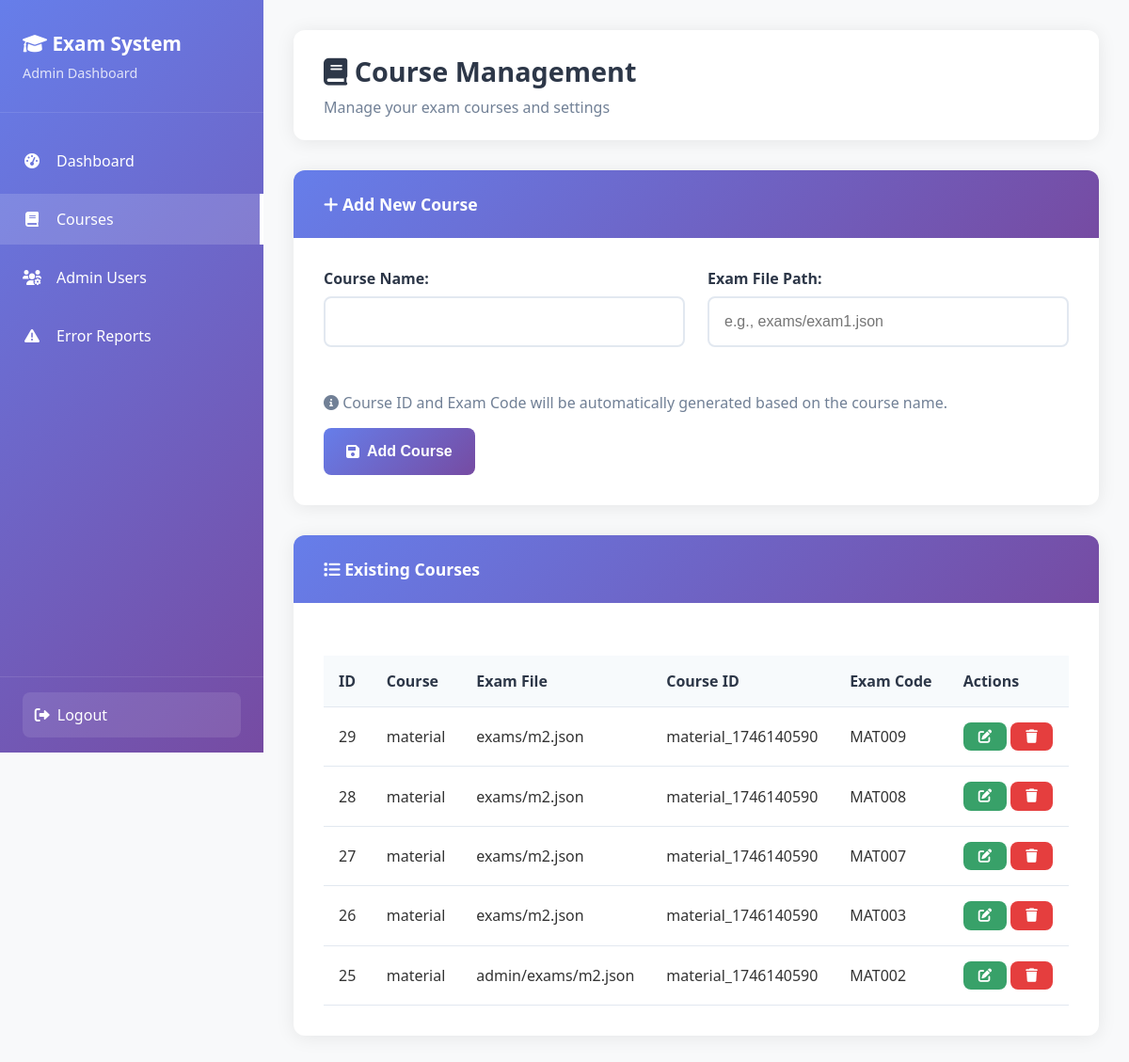
/admin/index.php?page=courses (signed in), run on the app's committed database.
### tables this page shows
CREATE TABLE `course` (
  `id` int(11) NOT NULL,
  `course` varchar(255) NOT NULL,
  `exam` varchar(255) NOT NULL,
  `course_id` varchar(255) NOT NULL,
  `exam_code` varchar(10) NOT NULL
);

### admin/index.php (the view, shortened to what this page needs)
<?php
$host = '127.0.0.1';
$dbname = 'exam';
$username = 'root';
$password = '';
try {
    $pdo = new PDO("mysql:host=$host;dbname=$dbname", $username, $password);
    $pdo->setAttribute(PDO::ATTR_ERRMODE, PDO::ERRMODE_EXCEPTION);
} catch(PDOException $e) {
    die("Connection failed: " . $e->getMessage());
}
$current_page = $_GET['page'] ?? 'dashboard';
$courses = [];
$edit_course = null;
if ($current_page === 'courses' || $current_page === 'dashboard') {
    $courses = $pdo->query("SELECT * FROM course ORDER BY id DESC")->fetchAll();
}
$total_courses = $pdo->query("SELECT COUNT(*) FROM course")->fetchColumn();
$total_admins = $pdo->query("SELECT COUNT(*) FROM admin_users")->fetchColumn();
$total_errors = $pdo->query("SELECT COUNT(*) FROM error_report")->fetchColumn();
?>
<!DOCTYPE html>
<html lang="en">
<head>
    <link href="https://cdnjs.cloudflare.com/ajax/libs/font-awesome/6.0.0/css/all.min.css" rel="stylesheet">
</head>
<body>
    <div class="admin-layout">
        <div class="sidebar" id="sidebar">
            <div class="sidebar-header">
                <h2><i class="fas fa-graduation-cap"></i> Exam System</h2>
                <p>Admin Dashboard</p>
            </div>
            <nav class="sidebar-nav">
                <div class="nav-item">
                    <a href="?page=dashboard" class="nav-link <?php echo $current_page === 'dashboard' ? 'active' : ''; ?>">
                        <i class="fas fa-tachometer-alt"></i>
                        Dashboard
                    </a>
                </div>
                <div class="nav-item">
                    <a href="?page=courses" class="nav-link <?php echo $current_page === 'courses' ? 'active' : ''; ?>">
                        <i class="fas fa-book"></i>
                        Courses
                    </a>
                </div>
                <div class="nav-item">
                    <a href="?page=admins" class="nav-link <?php echo $current_page === 'admins' ? 'active' : ''; ?>">
                        <i class="fas fa-users-cog"></i>
                        Admin Users
                    </a>
                </div>
                <div class="nav-item">
                    <a href="?page=reports" class="nav-link <?php echo $current_page === 'reports' ? 'active' : ''; ?>">
                        <i class="fas fa-exclamation-triangle"></i>
                        Error Reports
                    </a>
                </div>
            </nav>
            <div class="sidebar-footer">
                <a href="logout.php" class="logout-btn">
                    <i class="fas fa-sign-out-alt"></i>
                    Logout
                </a>
            </div>
        </div>
        <div class="main-content">
            <?php if ($current_page === 'dashboard'): ?>
                <div class="page-header">
                    <h1><i class="fas fa-tachometer-alt"></i> Dashboard Overview</h1>
                    <p>Welcome to the Exam System Admin Dashboard</p>
                </div>
                <div class="stats-grid">
                    <div class="stat-card">
                        <i class="fas fa-book"></i>
                        <h3><?php echo $total_courses; ?></h3>
                        <p>Total Courses</p>
                    </div>
                    <div class="stat-card">
                        <i class="fas fa-users-cog"></i>
                        <h3><?php echo $total_admins; ?></h3>
                        <p>Admin Users</p>
                    </div>
                    <div class="stat-card">
                        <i class="fas fa-exclamation-triangle"></i>
                        <h3><?php echo $total_errors; ?></h3>
                        <p>Error Reports</p>
                    </div>
                </div>
                <div class="content-section">
                    <div class="section-header">
                        <i class="fas fa-clock"></i> Recent Activity
                    </div>
                    <div class="section-content">
                        <div class="table-container">
                            <table class="table">
                                <thead>
                                    <tr>
                                        <th>Recent Courses</th>
                                        <th>Exam Code</th>
                                        <th>Course ID</th>
                                    </tr>
                                </thead>
                                <tbody>
                                    <?php foreach (array_slice($courses, 0, 5) as $course): ?>
                                    <tr>
                                        <td><?php echo htmlspecialchars($course['course']); ?></td>
                                        <td><span class="badge"><?php echo htmlspecialchars($course['exam_code']); ?></span></td>
                                        <td><?php echo htmlspecialchars($course['course_id']); ?></td>
                                    </tr>
                                    <?php endforeach; ?>
                                </tbody>
                            </table>
                        </div>
                    </div>
                </div>
            <?php elseif ($current_page === 'courses'): ?>
                <div class="page-header">
                    <h1><i class="fas fa-book"></i> Course Management</h1>
                    <p>Manage your exam courses and settings</p>
                </div>
                <div class="content-section">
                    <div class="section-header">
                        <i class="fas fa-plus"></i> <?php echo $edit_course ? 'Edit Course' : 'Add New Course'; ?>
                    </div>
                    <div class="section-content">
                        <form method="POST">
                            <div class="form-grid">
                                <div class="form-group">
                                    <label>Course Name:</label>
                                    <input type="text" name="course" required
                                           value="<?php echo $edit_course ? htmlspecialchars($edit_course['course']) : ''; ?>">
                                </div>
                                <div class="form-group">
                                    <label>Exam File Path:</label>
                                    <input type="text" name="exam" placeholder="e.g., exams/exam1.json" required
                                           value="<?php echo $edit_course ? htmlspecialchars($edit_course['exam']) : ''; ?>">
                                </div>
                            </div>
                            <?php if ($edit_course): ?>
                                <div class="form-grid">
                                    <div class="form-group">
                                        <label>Course ID (Auto-generated):</label>
                                        <input type="text" value="<?php echo htmlspecialchars($edit_course['course_id']); ?>" disabled>
                                    </div>
                                    <div class="form-group">
                                        <label>Exam Code (Auto-generated):</label>
                                        <input type="text" value="<?php echo htmlspecialchars($edit_course['exam_code']); ?>" disabled>
                                    </div>
                                </div>
                            <?php else: ?>
                                <p style="color: #718096; margin-bottom: 1rem;">
                                    <i class="fas fa-info-circle"></i>
                                    Course ID and Exam Code will be automatically generated based on the course name.
                                </p>
                            <?php endif; ?>
                            <button type="submit" class="btn btn-primary">
                                <i class="fas fa-save"></i>
                                <?php echo $edit_course ? 'Update Course' : 'Add Course'; ?>
                            </button>
                        </form>
                    </div>
                </div>
                <div class="content-section">
                    <div class="section-header">
                        <i class="fas fa-list"></i> Existing Courses
                    </div>
                    <div class="section-content">
                        <div class="table-container">
                            <table class="table">
                                <thead>
                                    <tr>
                                        <th>ID</th>
                                        <th>Course</th>
                                        <th>Exam File</th>
                                        <th>Course ID</th>
                                        <th>Exam Code</th>
                                        <th>Actions</th>
                                    </tr>
                                </thead>
                                <tbody>
                                    <?php foreach ($courses as $course): ?>
                                    <tr>
                                        <td><?php echo $course['id']; ?></td>
                                        <td><?php echo htmlspecialchars($course['course']); ?></td>
                                        <td><?php echo htmlspecialchars($course['exam']); ?></td>
                                        <td><span class="badge"><?php echo htmlspecialchars($course['course_id']); ?></span></td>
                                        <td><span class="badge"><?php echo htmlspecialchars($course['exam_code']); ?></span></td>
                                        <td>
                                            <a href="?page=courses&edit=<?php echo $course['id']; ?>" class="btn btn-success" style="padding: 0.5rem 1rem; font-size: 0.9rem;">
                                                <i class="fas fa-edit"></i>
                                            </a>
                                            <form method="POST" style="display: inline;">
                                                <button type="submit" class="btn btn-danger" style="padding: 0.5rem 1rem; font-size: 0.9rem;" onclick="return confirm('Are you sure?')">
                                                    <i class="fas fa-trash"></i>
                                                </button>
                                            </form>
                                        </td>
                                    </tr>
                                    <?php endforeach; ?>
                                </tbody>
                            </table>
                        </div>
                    </div>
                </div>
            <?php endif; ?>
        </div>
    </div>
</body>
</html>

### admin/index.php (style rules this page uses)
* { margin: 0; padding: 0; box-sizing: border-box; }
body { font-family: 'Segoe UI', Tahoma, Geneva, Verdana, sans-serif; background-color: #f8f9fa; color: #333; }
.admin-layout { display: flex; min-height: 100vh; }
.sidebar { width: 280px; background: linear-gradient(135deg, #667eea 0%, #764ba2 100%); color: white; position: fixed; height: 100vh; overflow-y: auto; z-index: 1000; transition: transform 0.3s ease; }
.sidebar-header { padding: 2rem 1.5rem; border-bottom: 1px solid rgba(255,255,255,0.1); }
.sidebar-header h2 { font-size: 1.3rem; margin-bottom: 0.5rem; }
.sidebar-header p { font-size: 0.9rem; opacity: 0.8; }
.sidebar-nav { padding: 1rem 0; }
.nav-item { margin: 0.5rem 0; }
.nav-link { display: flex; align-items: center; padding: 1rem 1.5rem; color: white; text-decoration: none; transition: all 0.3s ease; position: relative; }
.nav-link.active { background: rgba(255,255,255,0.15); border-right: 4px solid white; }
.nav-link i { margin-right: 1rem; width: 20px; text-align: center; }
.sidebar-footer { position: absolute; bottom: 0; width: 100%; padding: 1rem 1.5rem; border-top: 1px solid rgba(255,255,255,0.1); }
.logout-btn { display: flex; align-items: center; width: 100%; padding: 0.8rem; background: rgba(255,255,255,0.1); color: white; border: none; border-radius: 8px; cursor: pointer; text-decoration: none; transition: background 0.3s ease; }
.logout-btn i { margin-right: 0.5rem; }
.main-content { flex: 1; margin-left: 280px; padding: 2rem; }
.page-header { background: white; padding: 1.5rem 2rem; border-radius: 12px; box-shadow: 0 2px 20px rgba(0,0,0,0.08); margin-bottom: 2rem; }
.page-header h1 { color: #2d3748; font-size: 1.8rem; margin-bottom: 0.5rem; }
.page-header p { color: #718096; }
.content-section { background: white; border-radius: 12px; box-shadow: 0 2px 20px rgba(0,0,0,0.08); margin-bottom: 2rem; overflow: hidden; }
.section-header { background: linear-gradient(135deg, #667eea 0%, #764ba2 100%); color: white; padding: 1.5rem 2rem; font-size: 1.1rem; font-weight: 600; }
.section-content { padding: 2rem; }
.form-grid { display: grid; grid-template-columns: repeat(auto-fit, minmax(250px, 1fr)); gap: 1.5rem; margin-bottom: 1.5rem; }
.form-group { margin-bottom: 1.5rem; }
.form-group label { display: block; margin-bottom: 0.5rem; font-weight: 600; color: #2d3748; }
.form-group input, .form-group select { width: 100%; padding: 1rem; border: 2px solid #e2e8f0; border-radius: 8px; font-size: 1rem; transition: border-color 0.3s ease; }
.btn { padding: 1rem 1.5rem; border: none; border-radius: 8px; font-size: 1rem; font-weight: 600; cursor: pointer; transition: all 0.3s ease; text-decoration: none; display: inline-flex; align-items: center; gap: 0.5rem; }
.btn-primary { background: linear-gradient(135deg, #667eea 0%, #764ba2 100%); color: white; }
.btn-danger { background: #e53e3e; color: white; }
.btn-success { background: #38a169; color: white; }
.table-container { overflow-x: auto; margin-top: 1.5rem; }
.table { width: 100%; border-collapse: collapse; background: white; }
.table th, .table td { padding: 1rem; text-align: left; border-bottom: 1px solid #e2e8f0; }
.table th { background: #f7fafc; font-weight: 600; color: #2d3748; }

### data on the page
course: id "29", course "material", exam "exams/m2.json", course "material_1746140590", exam_code "MAT009"
course: id "28", course "material", exam "exams/m2.json", course "material_1746140590", exam_code "MAT008"
course: id "27", course "material", exam "exams/m2.json", course "material_1746140590", exam_code "MAT007"
course: id "26", course "material", exam "exams/m2.json", course "material_1746140590", exam_code "MAT003"
course: id "25", course "material", exam "admin/exams/m2.json", course "material_1746140590", exam_code "MAT002"
